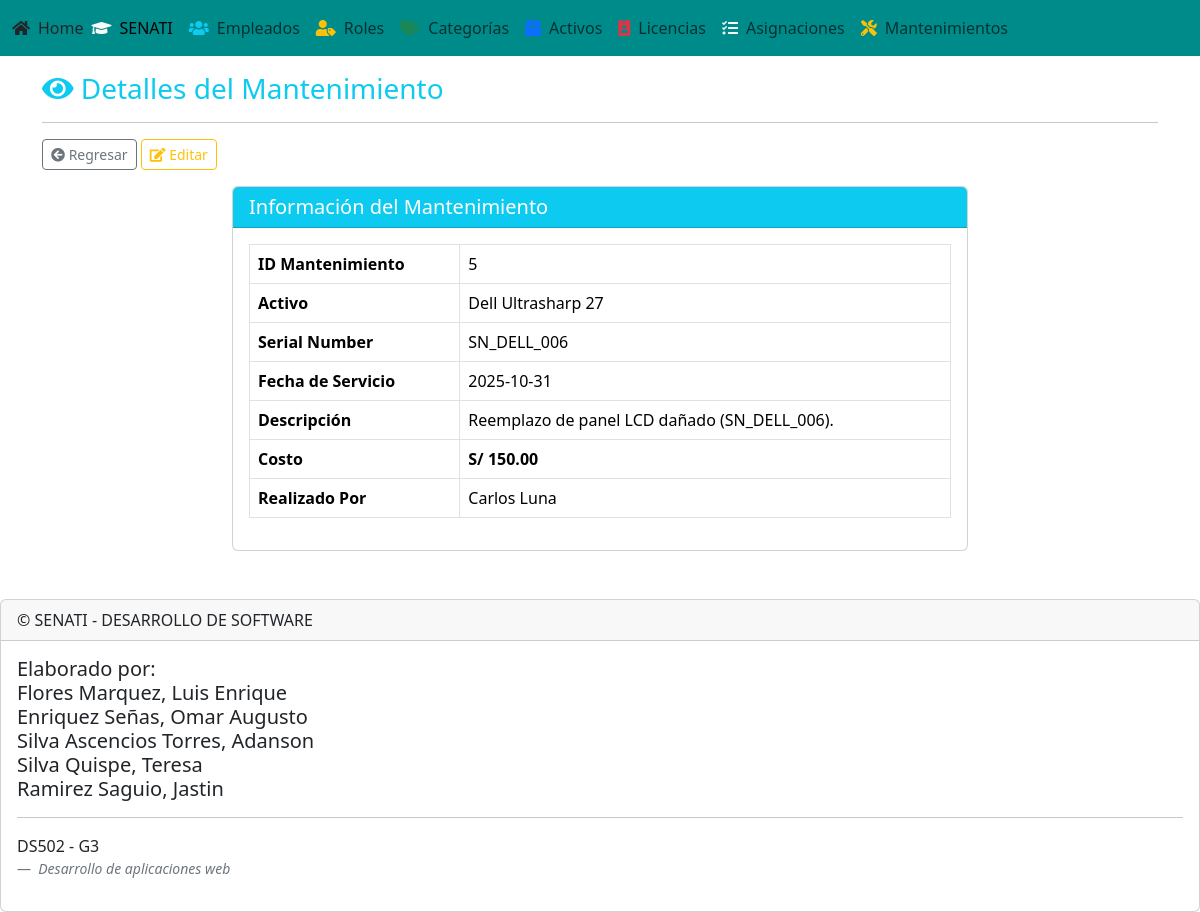
Page /pages/view/mantenimiento/mostrar_mantenimiento.php?idmant=5 on the committed database.
### tables this page shows
CREATE TABLE IF NOT EXISTS `registros_mantenimiento` (
  `id_mantenimiento` INT AUTO_INCREMENT PRIMARY KEY,
  `id_activo` INT NOT NULL,
  `fecha_servicio` DATE NOT NULL,
  `descripcion` TEXT NOT NULL,
  `costo` DECIMAL(10, 2) DEFAULT 0.00,
  `realizado_por` INT NOT NULL,
  FOREIGN KEY (`id_activo`) REFERENCES `activos` (`id_activo`),
  FOREIGN KEY (`realizado_por`) REFERENCES `empleados` (`id_empleado`)
);

CREATE TABLE IF NOT EXISTS `activos` (
  `id_activo` INT AUTO_INCREMENT PRIMARY KEY,
  `id_categoria` INT NULL,
  `serial_number` VARCHAR(255) NOT NULL UNIQUE,
  `marca` VARCHAR(100) NULL,
  `modelo` VARCHAR(100) NULL,
  `fecha_compra` DATE NULL,
  `precio` DECIMAL(10, 2) NULL,
  `estado` ENUM('En uso', 'Almacenado', 'Mantenimiento', 'Baja') DEFAULT 'Almacenado',
  CONSTRAINT `fk_activos_categorias_set_null` FOREIGN KEY (`id_categoria`) REFERENCES `categorias_activo` (`id_categoria`) ON DELETE SET NULL
);

### pages/model/crudregistrosmantenimiento.php (called while the page is built, shortened)
<?php
class CRUDRegistrosMantenimiento extends Conexion {
    public function BuscarMantenimientoPorId($id_mantenimiento) {
        $cn = $this->Conectar();
        $sql = "CALL sp_buscar_mantenimiento_por_id(:id)";
        $snt = $cn->prepare($sql);
        $snt->bindParam(":id", $id_mantenimiento, PDO::PARAM_INT);
        $snt->execute();
        $mantenimiento = $snt->fetch(PDO::FETCH_OBJ);
        return $mantenimiento;
    }
}
?>

### pages/view/mantenimiento/mostrar_mantenimiento.php (the view, shortened to what this page needs)
<?php
include("../../template/header.php");
include("../../template/menubar.php");
$id_mant = (int)$_GET['idmant'];
$crud_mant = new CRUDRegistrosMantenimiento();
$mantenimiento = $crud_mant->BuscarMantenimientoPorId($id_mant);
?>
<div class="container mt-3">
    <header>
        <h3 class="text-info"><i class="fas fa-eye"></i> Detalles del Mantenimiento</h3>
        <hr/>
    </header>
    <nav class="mb-3">
        <a href="listar_mantenimientos.php" class="btn btn-outline-secondary btn-sm">
            <i class="fas fa-arrow-circle-left"></i> Regresar
        </a>
        <a href="editar_mantenimiento.php?idmant=<?= $mantenimiento->id_mantenimiento ?>" class="btn btn-outline-warning btn-sm">
            <i class="fas fa-edit"></i> Editar
        </a>
    </nav>
    <section>
        <article>
            <div class="row justify-content-center">
                <div class="col-md-8">
                    <div class="card">
                        <div class="card-header bg-info text-white">
                            <h5 class="mb-0">Información del Mantenimiento</h5>
                        </div>
                        <div class="card-body">
                            <table class="table table-bordered">
                                <tr>
                                    <th width="30%">ID Mantenimiento</th>
                                    <td><?= $mantenimiento->id_mantenimiento ?></td>
                                </tr>
                                <tr>
                                    <th>Activo</th>
                                    <td><?= $mantenimiento->activo_nombre ?></td>
                                </tr>
                                <tr>
                                    <th>Serial Number</th>
                                    <td><?= $mantenimiento->serial_number ?></td>
                                </tr>
                                <tr>
                                    <th>Fecha de Servicio</th>
                                    <td><?= $mantenimiento->fecha_servicio ?></td>
                                </tr>
                                <tr>
                                    <th>Descripción</th>
                                    <td><?= nl2br($mantenimiento->descripcion) ?></td>
                                </tr>
                                <tr>
                                    <th>Costo</th>
                                    <td><strong>S/ <?= number_format($mantenimiento->costo, 2) ?></strong></td>
                                </tr>
                                <tr>
                                    <th>Realizado Por</th>
                                    <td><?= $mantenimiento->empleado_nombre ?></td>
                                </tr>
                            </table>
                        </div>
                    </div>
                </div>
            </div>
        </article>
    </section>
</div>
<?php
include("../../template/footer.php");
?>

### rows in the picture
registros_mantenimiento: id_mantenimiento "5", id_activo.serial_number "SN_DELL_006", fecha_servicio "2025-10-31", descripcion "Reemplazo de panel LCD dañado (SN_DELL_006).", costo "150.00"

### other values in the picture
$mantenimiento->activo_nombre "Dell Ultrasharp 27"
$mantenimiento->empleado_nombre "Carlos Luna"
